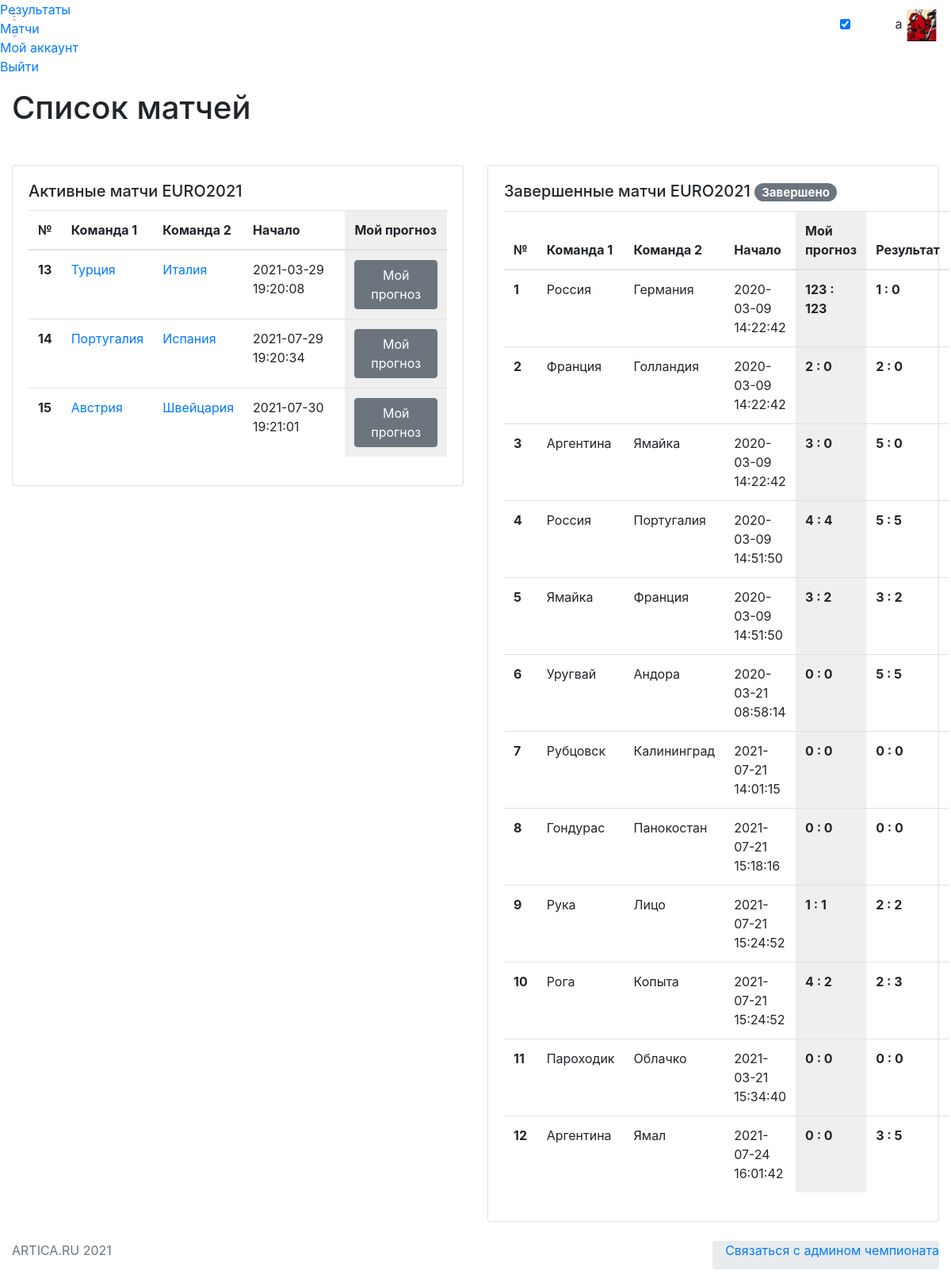
/matchs (signed in), run on an earlier commit of the app's database.
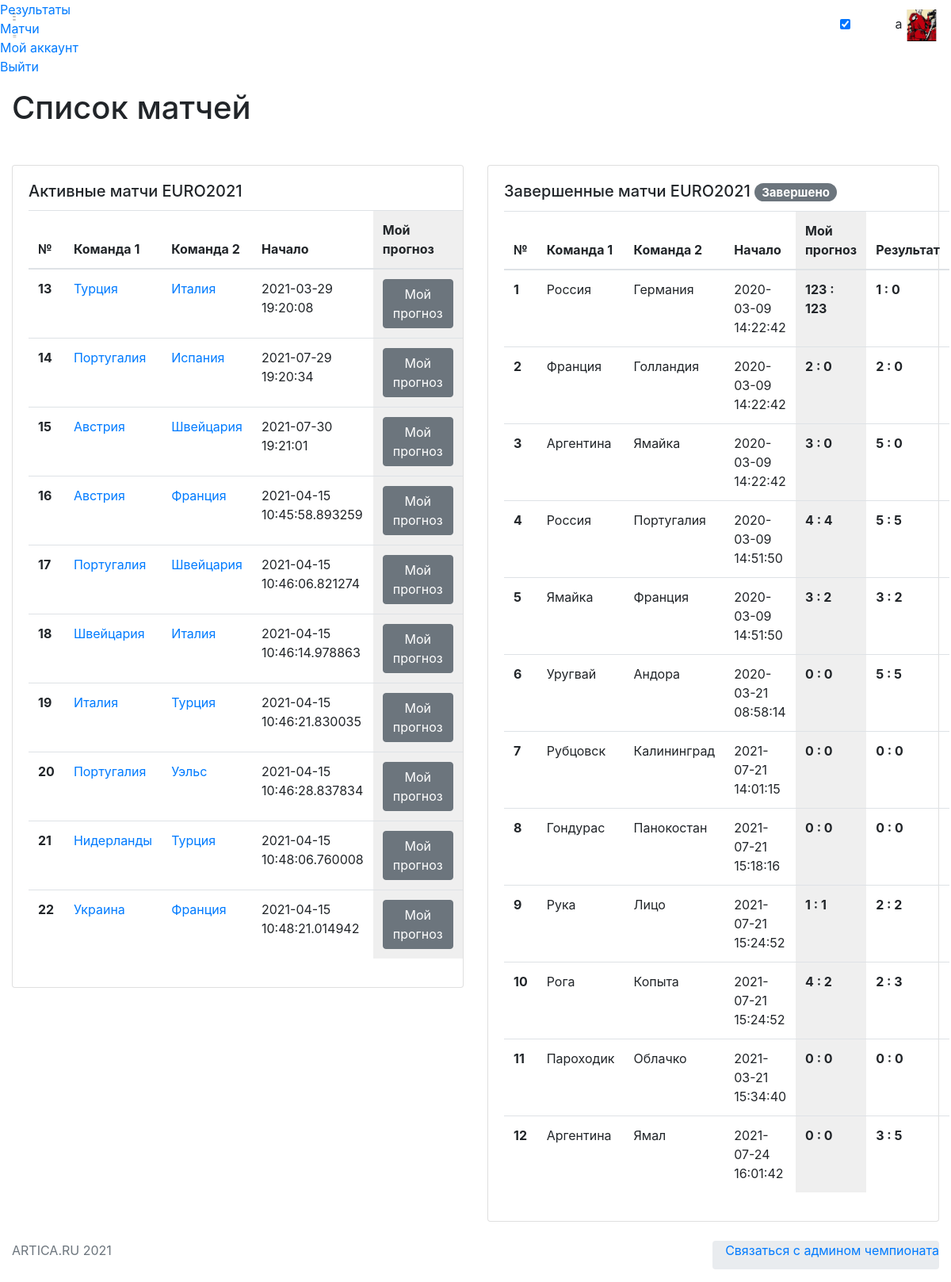
And on a later commit of the database.
### app/models.py (models this page shows, shortened)
class User(UserMixin, db.Model):
    id = db.Column(db.Integer, primary_key=True)
    username = db.Column(db.String(64), index=True, unique=True)
    email = db.Column(db.String(120), index=True, unique=True)
    password_hash = db.Column(db.String(128))
    pred = db.relationship('Bets', backref='author', lazy='dynamic')
    avatar = db.Column(db.String(128))
    about_me = db.Column(db.String(140))
    fio = db.Column(db.String(140))

class Match(db.Model):
    id = db.Column(db.Integer, primary_key=True)
    team1 = db.Column(db.String(64))
    team2 = db.Column(db.String(64))
    t1_res =  db.Column(db.Integer)
    t2_res = db.Column(db.Integer)
    timestamp = db.Column(db.DateTime, index=True, default=datetime.utcnow)
    completed = db.Column(db.Boolean, default=False)

class Bets(db.Model):
    id = db.Column(db.Integer, primary_key=True)
    match_id = db.Column(db.String(140), db.ForeignKey('match.id'))
    user_id = db.Column(db.Integer, db.ForeignKey('user.id'))
    t1_pre = db.Column(db.Integer, default=0)
    t2_pre = db.Column(db.Integer, default=0)
    comment = db.Column(db.String(140))
    timestamp = db.Column(db.DateTime, index=True, default=datetime.utcnow)
    res_scor = db.Column(db.Integer)

### app/routes.py (the view)
@app.route('/matchs', methods=['GET', 'POST'])
@login_required
def matchs():
    matchs = Match.query.all()
    bets = Bets.query.filter_by(user_id=current_user.id).all()
    return render_template('matchs.html', matchs=matchs, bets=bets)

### app/models.py (called while the page is built)
@login.user_loader
def load_user(id):
    return User.query.get(int(id))

### app/templates/matchs.html (shortened to what this page needs)
{% extends  'base.html' %}
{% block activematch %}class="active"{% endblock %}
{% block content_title %}
    Список матчей
{% endblock %}
{% block content%}
    <div class="row">
        <div class="col-lg-6 col-md-6 mb-4">
            <div class="card">
                <div class="card-body">
                    <h5 class="card-title">Активные матчи EURO2021</h5>
                        <table  width="100%" class="table">
                            <thead>
                                <tr>
                                    <th width="5px;" scope="col">№</th>
                                    <th scope="col">Команда 1</th>
                                    <th scope="col">Команда 2</th>
                                    <th scope="col">Начало</th>
                                    <th style="background-color: #efefef;" scope="col">Мой прогноз</th>
                                </tr>
                            </thead>
                            <tbody>
                                <tr>
                    {% if current_user.username == 'admin' %}
                                {% for match in matchs %}
                                    {% if match.completed%}
                                    {%else%}
                                        <th scope="row">{{match.id}}</th>
                                        <td><a href="{{ url_for('editmatchs', match_id = match.id) }}">{{match.team1}}</a></td>
                                        <td><a href="{{ url_for('editmatchs', match_id = match.id) }}">{{match.team2}}</a></td>
                                        <td>{{match.timestamp}}</td>
                                        {%for bet in bets if bet.match_id | int == match.id | int %}
                                                <td style="background-color: #efefef;"><b>{{bet.t1_pre}} : {{bet.t2_pre}}</b> <a href="{{ url_for('editbets', match_id = match.id) }}"><span class="btn btn btn-outline-secondary btn-xs">Изменить</span></a></td>
                                        {%else%}
                                                <td style="background-color: #efefef;"><b><a href="{{ url_for('editbets', match_id = match.id) }}"><span class="btn btn btn-secondary btn-xs">Мой прогноз</span></a></td>
                                        {% endfor %}
                                        {% if current_user.username == 'admin' %}<th scope="col"><a href="{{ url_for('editmatchs', match_id = match.id) }}"><span class="btn btn btn-outline-secondary btn-xs">ред.</span></a></th>
                                        {% endif %}
                                        </tr>
                                        {% endif %}
                                        {% endfor %}
                    {%else%}
                                {% for match in matchs %}
                                    {% if match.completed%}
                                    {%else%}
                                        <th scope="row">{{match.id}}</th>
                                        <td><a href="{{ url_for('editbets', match_id = match.id) }}">{{match.team1}}</a></td>
                                        <td><a href="{{ url_for('editbets', match_id = match.id) }}">{{match.team2}}</a></td>
                                        <td>{{match.timestamp}}</td>
                                        {%for bet in bets if bet.match_id | int == match.id | int %}
                                                <td style="background-color: #efefef;"><b>{{bet.t1_pre}} : {{bet.t2_pre}}</b> <a href="{{ url_for('editbets', match_id = match.id) }}"><span class="btn btn btn-outline-secondary btn-xs">Изменить</span></a></td>
                                        {%else%}
                                                <td style="background-color: #efefef;"><b><a href="{{ url_for('editbets', match_id = match.id) }}"><span class="btn btn btn-secondary btn-xs">Мой прогноз</span></a></td>
                                        {% endfor %}
                                        </tr>
                                        {% endif %}
                     {% endfor %}
                     {% endif %}
                        </tbody>
                    </table>
                </div>
            </div>
        </div>
            <div class="col-lg-6 col-md-6 mb-4">
            <div class="card">
                <div class="card-body">
                    <h5 class="card-title">Завершенные матчи EURO2021
                                    <span class="badge badge-pill badge-secondary">Завершено</span>
                               </h5>
                        <table  width="100%" class="table">
                            <thead>
                                <tr>
                                    <th width="5px;" scope="col">№</th>
                                    <th scope="col">Команда 1</th>
                                    <th scope="col">Команда 2</th>
                                    <th scope="col">Начало</th>
                                    <th style="background-color: #efefef;" scope="col">Мой прогноз</th>
                                    <th scope="col">Результат</th>
                                </tr>
                            </thead>
                            <tbody>
                                <tr>
                    {% if current_user.username == 'admin' %}
                                {% for match in matchs %}
                                    {% if match.completed%}
                                        <th scope="row">{{match.id}}</th>
                                        <td><a href="{{ url_for('editmatchs', match_id = match.id) }}">{{match.team1}}</a></td>
                                        <td><a href="{{ url_for('editmatchs', match_id = match.id) }}">{{match.team2}}</a></td>
                                        <td>{{match.timestamp}}</td>
                                        {%for bet in bets if bet.match_id | int == match.id | int %}
                                                <td style="background-color: #efefef;"><b>{{bet.t1_pre}} : {{bet.t2_pre}}</b></td>
                                        {%else%}
                                                <td style="background-color: #efefef;"><b>0:0 (авто)</b></td>
                                        {% endfor %}
                                        <td><b>{{match.t1_res}} : {{match.t2_res}}</b></td>
                                        </tr>
                                        {% endif %}
                                        {% endfor %}
                    {%else%}
                                {% for match in matchs %}
                                    {% if match.completed%}
                                        <th scope="row">{{match.id}}</th>
                                        <td>{{match.team1}}</td>
                                        <td>{{match.team2}}</td>
                                        <td>{{match.timestamp}}</td>
                                        {%for bet in bets if bet.match_id | int == match.id | int %}
                                                <td style="background-color: #efefef;"><b>{{bet.t1_pre}} : {{bet.t2_pre}}</b></td>
                                        {%else%}
                                                <td style="background-color: #efefef;"><b>0:0 (авто)</b></td>
                                        {% endfor %}
                                        <td><b>{{match.t1_res}} : {{match.t2_res}}</b></td>
                                        </tr>
                                        {% endif %}
                     {% endfor %}
                     {% endif %}
                        </tbody>
                    </table>
                </div>
            </div>
        </div>
    </div>
{% endblock %}

### app/templates/base.html (shortened to what this page needs)
<!DOCTYPE html>
<html lang="en">
<head>
    <link rel="stylesheet" href="https://starbets.herokuapp.com/static/font/iconsmind-s/css/iconsminds.css" />
    <link rel="stylesheet" href="https://starbets.herokuapp.com/static/font/simple-line-icons/css/simple-line-icons.css" />
    <link rel="stylesheet" href="https://starbets.herokuapp.com/static/css/vendor/bootstrap.min.css" />
    <link rel="stylesheet" href="https://starbets.herokuapp.com/static/css/vendor/bootstrap.rtl.only.min.css" />
    <link rel="stylesheet" href="https://starbets.herokuapp.com/static/css/vendor/fullcalendar.min.css" />
    <link rel="stylesheet" href="https://starbets.herokuapp.com/static/css/vendor/dataTables.bootstrap4.min.css" />
    <link rel="stylesheet" href="https://starbets.herokuapp.com/static/css/vendor/datatables.responsive.bootstrap4.min.css" />
    <link rel="stylesheet" href="https://starbets.herokuapp.com/static/css/vendor/select2.min.css" />
    <link rel="stylesheet" href="https://starbets.herokuapp.com/static/css/vendor/select2-bootstrap.min.css" />
    <link rel="stylesheet" href="https://starbets.herokuapp.com/static/css/vendor/perfect-scrollbar.css" />
    <link rel="stylesheet" href="https://starbets.herokuapp.com/static/css/vendor/glide.core.min.css" />
    <link rel="stylesheet" href="https://starbets.herokuapp.com/static/css/vendor/bootstrap-stars.css" />
    <link rel="stylesheet" href="https://starbets.herokuapp.com/static/css/vendor/nouislider.min.css" />
    <link rel="stylesheet" href="https://starbets.herokuapp.com/static/css/vendor/bootstrap-datepicker3.min.css" />
    <link rel="stylesheet" href="https://starbets.herokuapp.com/static/css/vendor/component-custom-switch.min.css" />
    <link rel="stylesheet" href="https://starbets.herokuapp.com/static/css/main.css" />
</head>
<body id="app-container" class="menu-default show-spinner">
    <nav class="navbar fixed-top">
        <div class="d-flex align-items-center navbar-left">
            <a href="#" class="menu-button d-none d-md-block">
                <svg class="main" xmlns="http://www.w3.org/2000/svg" viewBox="0 0 9 17">
                    <rect x="0.48" y="0.5" width="7" height="1" />
                    <rect x="0.48" y="7.5" width="7" height="1" />
                    <rect x="0.48" y="15.5" width="7" height="1" />
                </svg>
                <svg class="sub" xmlns="http://www.w3.org/2000/svg" viewBox="0 0 18 17">
                    <rect x="1.56" y="0.5" width="16" height="1" />
                    <rect x="1.56" y="7.5" width="16" height="1" />
                    <rect x="1.56" y="15.5" width="16" height="1" />
                </svg>
            </a>
        </div>
        <div class="navbar-right">
            <div class="header-icons d-inline-block align-middle">
                <div class="d-none d-md-inline-block align-text-bottom mr-3">
                    <div class="custom-switch custom-switch-primary-inverse custom-switch-small pl-1"
                         data-toggle="tooltip" data-placement="left" title="Dark Mode">
                        <input class="custom-switch-input" id="switchDark" type="checkbox" checked>
                    </div>
                </div>
                <button class="header-icon btn btn-empty d-none d-sm-inline-block" type="button" id="fullScreenButton">
                </button>
            </div>
               {% if current_user.is_anonymous %}{% else %}
            <div class="user d-inline-block">
                <button class="btn btn-empty p-0" type="button" data-toggle="dropdown" aria-haspopup="true"
                    aria-expanded="false">
                    <span class="name">{{ current_user.username }}</span>
                    <span>
                        <img style="object-fit: cover; width: 40px; height: 40px;" alt="Profile picture" src="{{'static/'+current_user.avatar}}" />
                    </span>
                </button>
            </div>
            {% endif %}
        </div>
    </nav>
    <div class="menu">
        <div class="main-menu">
            <div class="scroll">
                <ul class="list-unstyled">
                    {% if current_user.is_anonymous %}
                    <li>
                        <a href="{{ url_for('login') }}">
                            <i class="simple-icon-login"></i> Войти
                        </a>
                    </li>
                    <li>
                        <a href="{{ url_for('register') }}">
                            <i class="simple-icon-user-follow"></i> Регистрация
                        </a>
                    </li>
                    {% else %}
                   <li  {% block active %}{% endblock %}>
                        <a href="/">
                            <span>Результаты</span>
                        </a>
                    </li>
                    <li {% block activematch %}{% endblock %}>
                        <a href="{{ url_for('matchs') }}">
                             Матчи
                        </a>
                    </li>
                    <li {% block activeacc %}{% endblock %}>
                        <a href="{{ url_for('user', username=current_user.username) }}">
                             Мой аккаунт
                        </a>
                    </li>
                    <li>
                        <a href="{{ url_for('logout') }}">
                             Выйти
                        </a>
                    </li>
                 {% endif %}
                </ul>
            </div>
        </div>
    </div>
    <main>
        <div class="container-fluid">
            <div class="row">
                <div class="col-12">
                    <h1>
                     {% block content_title %}
                     {% endblock %}
                    </h1>
                </div>
            </div>
                {% block content%}
                {% endblock %}
        </div>
    </main>
    <footer class="page-footer">
        <div class="footer-content">
            <div class="container-fluid">
                <div class="row">
                    <div class="col-12 col-sm-6">
                        <p class="mb-0 text-muted">ARTICA.RU 2021</p>
                    </div>
                    <div class="col-sm-6 d-none d-sm-block">
                        <ul class="breadcrumb pt-0 pr-0 float-right">
                            <li class="breadcrumb-item mb-0">
                                <a href="tel:+79132344444" class="btn-link">Связаться с админом чемпионата</a>
                            </li>
                        </ul>
                    </div>
                </div>
            </div>
        </div>
    </footer>
</body>
</html>

What changed in the data, as far as the page shows it:
added Match: id "16", team1 "Австрия", team2 "Франция", timestamp "2021-04-15 10:45:58.893259", shown under "Активные матчи EURO2021"
added Match: id "17", team1 "Португалия", team2 "Швейцария", timestamp "2021-04-15 10:46:06.821274", shown under "Активные матчи EURO2021"
added Match: id "18", team1 "Швейцария", team2 "Италия", timestamp "2021-04-15 10:46:14.978863", shown under "Активные матчи EURO2021"
added Match: id "19", team1 "Италия", team2 "Турция", timestamp "2021-04-15 10:46:21.830035", shown under "Активные матчи EURO2021"
added Match: id "20", team1 "Португалия", team2 "Уэльс", timestamp "2021-04-15 10:46:28.837834", shown under "Активные матчи EURO2021"
added Match: id "21", team1 "Нидерланды", team2 "Турция", timestamp "2021-04-15 10:48:06.760008", shown under "Активные матчи EURO2021"
added Match: id "22", team1 "Украина", team2 "Франция", timestamp "2021-04-15 10:48:21.014942", shown under "Активные матчи EURO2021"
